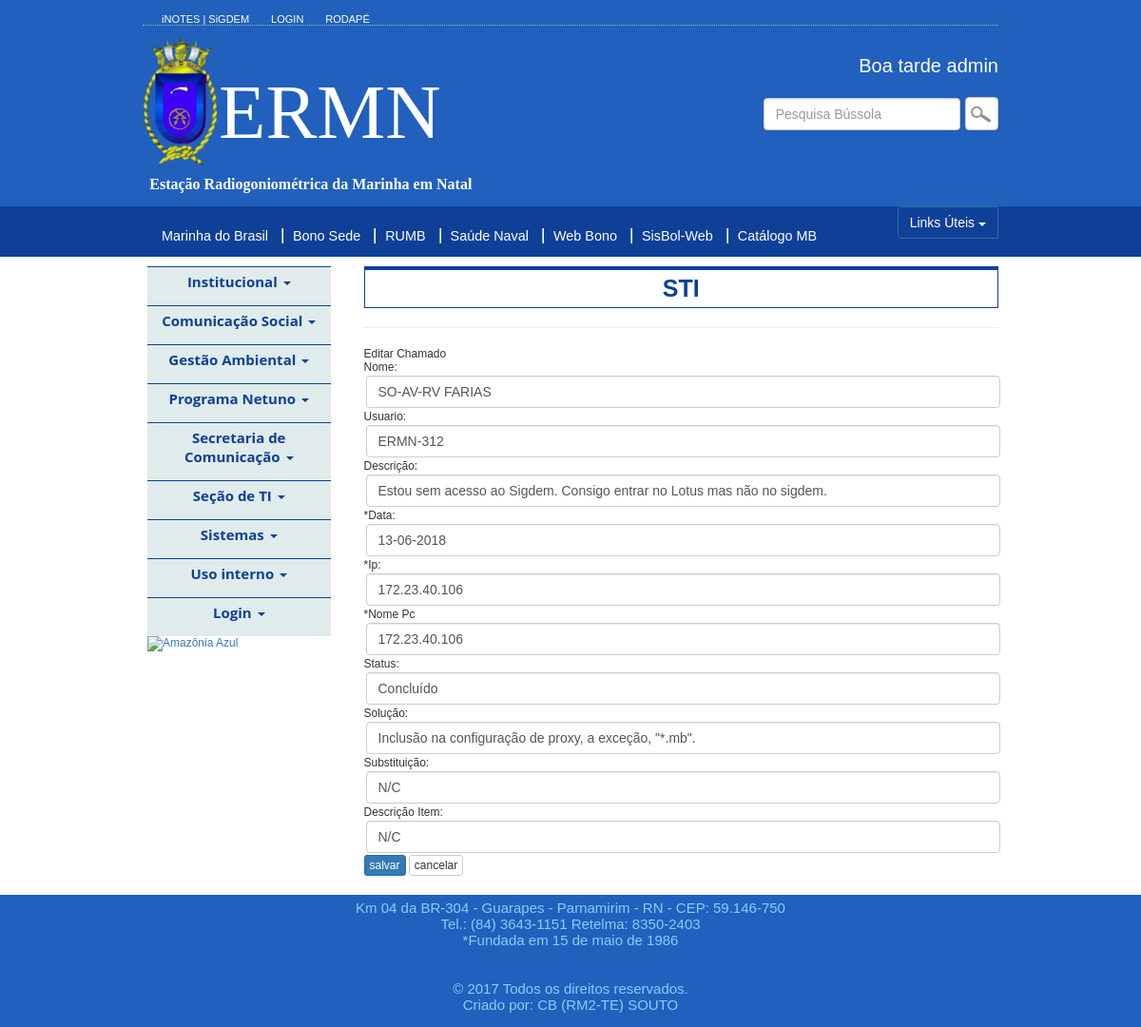
Page /usoInterno/editarChamadoSti.php?id=10 (signed in) on the committed database.
### tables this page shows
CREATE TABLE `chamadosti` (
  `id` int(11) NOT NULL,
  `nome` varchar(60) NOT NULL,
  `usuario` varchar(30) NOT NULL,
  `descricao` varchar(250) NOT NULL,
  `sdata` varchar(15) NOT NULL,
  `infpc` varchar(30) NOT NULL,
  `infpc2` varchar(40) NOT NULL,
  `providenciado` varchar(20) NOT NULL,
  `solucao` varchar(250) NOT NULL,
  `substituicao` varchar(20) NOT NULL,
  `itemdesc` varchar(200) NOT NULL
);

### application/ChamadoStiService.class.php (called while the page is built, shortened)
<?php
class ChamadoStiService {
    private $incluirChamadoSti;
    function __construct($conexao) {
        $this->incluirChamadoSti = new ChamadoStiRepository($conexao);
    }
    function mostrarChamadoStiId($id){
        return $this->incluirChamadoSti->listarChamadoStiId($id);
    }
}

### repository/ChamadoStiRepository.class.php (called while the page is built, shortened)
<?php
class ChamadoStiRepository {
      private $conexao;
      function __construct($conexao) {
        $this->conexao = $conexao;
    }
     public function listarChamadoStiId($id){
        $retorno = array();
        $query = "SELECT id, nome, usuario, descricao, sdata, infpc, infpc2, providenciado, solucao, "
                . "substituicao, itemdesc FROM chamadosti WHERE id=".$id;
          if ($stmt = $this->conexao->getMysqli()->prepare($query)) {
            $stmt->execute();
            $stmt->bind_result($id, $nome, $usuario, $descricao, $sData, $infpc, $infpc2, $providenciado, $solucao, $substituicao, $itemdesc);
            while ($stmt->fetch()) {
                $retorno[] = new ChamadoSti($id, $nome, $usuario, $descricao, $sData, $infpc, $infpc2, $providenciado, $solucao, $substituicao, $itemdesc);
            }
        }else{
            throw new Exception("erro no prepare: ". $this->conexao->getObjetoConexao()->error );
        }
        return $retorno;
    }
}

### util/ConexaoDeInclusao.class.php (called while the page is built, shortened)
<?php
class ConexaoDeInclusao {
    private $host = "localhost";
    private $usuario = "root";
    private $senha = "sabotagem";
    private $banco = "intranetermn";
    private $mysqli;
    public function __construct() {
        $this->mysqli = new mysqli($this->host, $this->usuario,$this->senha,$this->banco);
    }
    public function getMysqli(){
        return $this->mysqli;
    }
}

### repository/IndDesempRepository.class.php (called while the page is built, shortened)
<?php
class IndDesempRepository {
    private $conexao;
    function __construct($conexao) {
        $this->conexao = $conexao;
    }
    public function listarIndDesemp(){
        $retorno = array();
        $query = "SELECT id, nome FROM inddesemp ORDER BY id DESC limit 1";
          if ($stmt = $this->conexao->getMysqli()->prepare($query)) {
            $stmt->execute();
            $stmt->bind_result($id, $nome);
            while ($stmt->fetch()) {
                $retorno[] = new IndDesemp($id, $nome);
            }
        }else{
            throw new Exception("erro no prepare: ". $this->conexao->getObjetoConexao()->error );
        }
        return $retorno;
    }
}

### repository/NdnrRepository.class.php (called while the page is built, shortened)
<?php
class NdnrRepository {
    private $conexao;
    function __construct($conexao) {
        $this->conexao = $conexao;
    }
    public function listarNdnr(){
        $retorno = array();
        $query = "SELECT id, nome FROM ndnr ORDER BY id DESC";
          if ($stmt = $this->conexao->getMysqli()->prepare($query)) {
            $stmt->execute();
            $stmt->bind_result($id, $nome);
            while ($stmt->fetch()) {
                $retorno[] = new Ndnr($id, $nome);
            }
        }else{
            throw new Exception("erro no prepare: ". $this->conexao->getObjetoConexao()->error );
        }
        return $retorno;
    }
}

### repository/CardapioRepository.class.php (called while the page is built, shortened)
<?php
class CardapioRepository {
    private $conexao;
    function __construct($conexao) {
        $this->conexao = $conexao;
    }
    public function listarCardapio(){
        $retorno = array();
        $query = "SELECT id, nome FROM cardapio ORDER BY id DESC";
          if ($stmt = $this->conexao->getMysqli()->prepare($query)) {
            $stmt->execute();
            $stmt->bind_result($id, $nome);
            while ($stmt->fetch()) {
                $retorno[] = new Cardapio($id, $nome);
            }
        }else{
            throw new Exception("erro no prepare: ". $this->conexao->getObjetoConexao()->error );
        }
        return $retorno;
    }
}

### repository/PlanoDiaRepository.class.php (called while the page is built, shortened)
<?php
class PlanoDiaRepository {
    private $conexao;
    function __construct($conexao) {
        $this->conexao = $conexao;
    }
    public function listarPlanoDia(){
        $retorno = array();
        $query = "SELECT id, nome FROM planodia ORDER BY id DESC";
          if ($stmt = $this->conexao->getMysqli()->prepare($query)) {
            $stmt->execute();
            $stmt->bind_result($id, $nome);
            while ($stmt->fetch()) {
                $retorno[] = new PlanoDia($id, $nome);
            }
        }else{
            throw new Exception("erro no prepare: ". $this->conexao->getObjetoConexao()->error );
        }
        return $retorno;
    }
}

### entity/ChamadoSti.class.php (called while the page is built, shortened)
<?php
class ChamadoSti {
    private $nome;
    private $usuario;
    private $descricao;
    private $sData;
    private $infPc;
    private $infPc2;
    private $providenciado;
    private $solucao;
    private $substituicao;
    private $itemDesc;
    function __construct($id, $nome, $usuario, $descricao, $sData, $infpc, $infpc2, $providenciado, $solucao, $substituicao, $itemdesc) {
        $this->nome = $nome;
        $this->usuario = $usuario;
        $this->descricao = $descricao;
        $this->sData = $sData;
        $this->infPc = $infpc;
        $this->infPc2 = $infpc2;
        $this->providenciado = $providenciado;
        $this->solucao = $solucao;
        $this->substituicao = $substituicao;
        $this->itemDesc = $itemdesc;
    }
    function getNome() {
        return $this->nome;
    }
    function getUsuario() {
        return $this->usuario;
    }
    function getDescricao() {
        return $this->descricao;
    }
    function getSData() {
        return $this->sData;
    }
    function getInfPc() {
        return $this->infPc;
    }
    function getInfPc2() {
        return $this->infPc2;
    }
    function getProvidenciado() {
        return $this->providenciado;
    }
    function getSolucao() {
        return $this->solucao;
    }
    function getSubstituicao() {
        return $this->substituicao;
    }
    function getItemDesc() {
        return $this->itemDesc;
    }
}

### usoInterno/editarChamadoSti.php (the view, shortened to what this page needs)
<!DOCTYPE html>
<?php
if(isset($_SESSION['usuarioID']) && isset($_SESSION['usuarioNome'])){
    include_once '../entity/ChamadoSti.class.php';
    include_once '../util/ConexaoDeInclusao.class.php';
    include_once '../repository/NdnrRepository.class.php';
    include_once '../repository/ChamadoStiRepository.class.php';
    include_once '../application/ChamadoStiService.class.php';
    include_once '../repository/PlanoDiaRepository.class.php';
    include_once '../repository/CardapioRepository.class.php';
    include_once '../repository/IndDesempRepository.class.php';
    $conexao = new ConexaoDeInclusao();
    $chamadoStiService = new ChamadoStiService($conexao);
    $planoDiaRepository = new PlanoDiaRepository($conexao);
    $pdList = $planoDiaRepository->listarPlanoDia();
    $cardapioRepository = new CardapioRepository($conexao);
    $cardapioList = $cardapioRepository->listarCardapio();
    $ndnrRepository = new NdnrRepository($conexao);
    $ndnrList = $ndnrRepository->listarNdnr();
    $indDesempRepository = new IndDesempRepository($conexao);
    $indDesempList = $indDesempRepository->listarIndDesemp();
if($_SERVER['REQUEST_METHOD'] == 'GET'){
    if(isset($_GET['id'])){
    $idChamadoSti = htmlspecialchars($_GET['id']);
    $lista = $chamadoStiService->mostrarChamadoStiId($idChamadoSti);
    }
}
?>
<html lang="pt-br">
    <head>
         <?php
            include '../views/cssJsImports.php';
        ?>
    </head>
    <body id="wrapper">
        <?php
            include '../views/header.php';
        ?>
        <section class="container nav-justified" id="main">
            <div class="links">
                    <?php
                    include './navegacaoUsoInterno.php';
                    ?>
                    <div class="col-md-9">
                        <p class="styleTitulo" id="stiRef">STI</p>
                        <hr/>
                        <div class="tbtituloSol" colspan="5" id="cEditRef">Editar Chamado</div>
                        <section>
                            <?php
                                for($i=0; $i<1; $i++){
                                    $chamadoSti = $lista[0];
                                    ?>
                                <form action="../repository/editarChamadoStiRepository.php" method="POST" enctype="multipart/form-data">
                                    Nome: <input class="form-control" type="text" name="nome" value="<?= $chamadoSti->getNome()?>" />
                                    Usuario: <input class="form-control" type="text" name="usuario" value="<?= $chamadoSti->getUsuario()?>" />
                                    Descrição: <input class="form-control" type="text" name="descricao" value="<?= $chamadoSti->getDescricao()?>" />
                                    *Data: <input class="form-control" type="text" name="sData" value="<?= $chamadoSti->getSdata()?>" />
                                    *Ip: <input class="form-control" type="text" name="infPc" value="<?= $chamadoSti->getInfPc()?>">
                                    *Nome Pc<input class="form-control" type="text" name="infPc2" value="<?= $chamadoSti->getInfPc2()?>">
                                    Status: <input class="form-control" type="text" name="providenciado" value="<?= $chamadoSti->getProvidenciado()?>">
                                    Solução: <input class="form-control" type="text" name="solucao" value="<?= $chamadoSti->getSolucao()?>"/>
                                    Substituição:<input class="form-control" type="text" name="substituicao" value="<?= $chamadoSti->getSubstituicao()?>">
                                    Descrição Item: <input class="form-control" type="text" name="itemDesc" value="<?= $chamadoSti->getItemDesc()?>">
                                    <input type="submit" class="btn btn-xs btn-primary" value="salvar"/>
                                    <input type="button" class="btn btn-xs btn-default" value="cancelar" onClick="history.go(-1)">
                                </form>
                                <?php } ?>
                        </section>
                    </div>
                </div>
        </section>
            <?php
            include '../views/footer.php';
            ?>
    </body>
</html>
<?php
}else{
    header("Location: ../views/sti.php");
    exit;
}

### css/index.css (style rules this page uses)
* { padding: 0; list-style: none; vertical-align: baseline; }
body { font: 100% Arial, FreeSans, sans-serif; margin: 0; }
#wrapper { margin: 0 auto; max-width: 100%; width: 100%; font-size: 1.2em; font-family: "open_sansregular", Arial, Helvetica, sans-serif; }
#main { margin-bottom: 20px; }
.links { width: 930px; padding-top: 10px; margin: 40px auto; }
.form-control { margin: 2px; }

### css/estilos.css (style rules this page uses)
.styleTitulo { font-size: 25px; font-weight: bold; color: #0e4097; border-top: 4px #0e4097 solid; border-bottom: 1px #0e4097 solid; border-left: 1px #0e4097 solid; border-right: 1px #0e4097 solid; text-align: center; padding-top: 5px; padding-bottom: 5px; }

### rows in the picture
chamadosti: nome "SO-AV-RV FARIAS", usuario "ERMN-312", descricao "Estou sem acesso ao Sigdem. Consigo entrar no Lotus mas não no sigdem.", sData "13-06-2018", infPc "172.23.40.106", infPc2 "172.23.40.106", providenciado "Concluído", solucao "Inclusão na configuração de proxy, a exceção, \"*.mb\".", substituicao "N/C", itemDesc "N/C"

### other values in the picture
$resp "Boa tarde admin"
